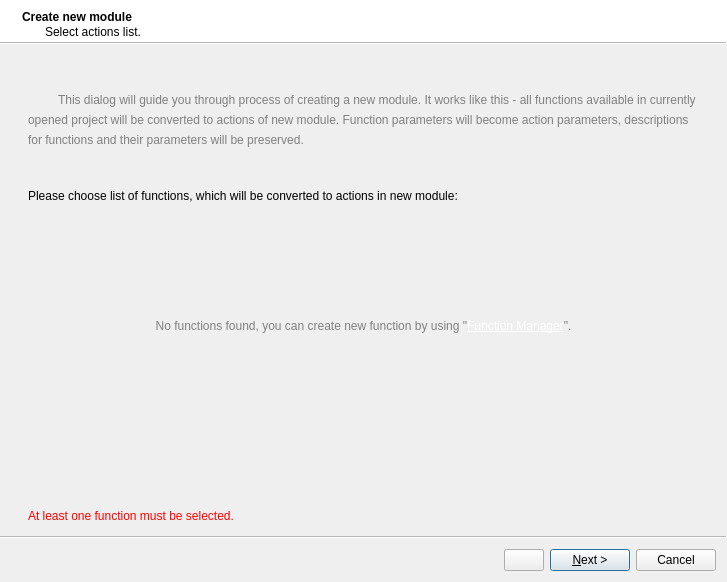
<?xml version="1.0" encoding="UTF-8"?>
<ui version="4.0">
 <class>ModuleCreateWizard</class>
 <widget class="QWizard" name="ModuleCreateWizard">
  <property name="geometry">
   <rect>
    <x>0</x>
    <y>0</y>
    <width>727</width>
    <height>582</height>
   </rect>
  </property>
  <property name="windowTitle">
   <string>Create new module</string>
  </property>
  <property name="wizardStyle">
   <enum>QWizard::ModernStyle</enum>
  </property>
  <property name="options">
   <set>QWizard::HaveCustomButton1|QWizard::HelpButtonOnRight|QWizard::NoBackButtonOnStartPage</set>
  </property>
  <property name="titleFormat">
   <enum>Qt::RichText</enum>
  </property>
  <property name="subTitleFormat">
   <enum>Qt::RichText</enum>
  </property>
  <widget class="QWizardPage" name="PageActionList">
   <property name="sizePolicy">
    <sizepolicy hsizetype="Preferred" vsizetype="Preferred">
     <horstretch>0</horstretch>
     <verstretch>0</verstretch>
    </sizepolicy>
   </property>
   <property name="title">
    <string>Create new module</string>
   </property>
   <property name="subTitle">
    <string>Select actions list.</string>
   </property>
   <attribute name="pageId">
    <string notr="true">0</string>
   </attribute>
   <layout class="QVBoxLayout" name="verticalLayout_2">
    <property name="leftMargin">
     <number>15</number>
    </property>
    <property name="rightMargin">
     <number>15</number>
    </property>
    <item>
     <spacer name="verticalSpacer">
      <property name="orientation">
       <enum>Qt::Vertical</enum>
      </property>
      <property name="sizeType">
       <enum>QSizePolicy::Preferred</enum>
      </property>
      <property name="sizeHint" stdset="0">
       <size>
        <width>20</width>
        <height>30</height>
       </size>
      </property>
     </spacer>
    </item>
    <item>
     <widget class="QLabel" name="LabelModuleCreateIntro">
      <property name="styleSheet">
       <string notr="true">*{color:gray;}</string>
      </property>
      <property name="text">
       <string>&lt;p style=&quot;line-height:20px;text-indent: 30px;&quot;&gt;This dialog will guide you through process of creating a new module. It works like this - all functions available in currently opened project will be converted to actions of new module. Function parameters will become action parameters, descriptions for functions and their parameters will be preserved.&lt;/p&gt;</string>
      </property>
      <property name="wordWrap">
       <bool>true</bool>
      </property>
     </widget>
    </item>
    <item>
     <spacer name="verticalSpacer_2">
      <property name="orientation">
       <enum>Qt::Vertical</enum>
      </property>
      <property name="sizeType">
       <enum>QSizePolicy::Preferred</enum>
      </property>
      <property name="sizeHint" stdset="0">
       <size>
        <width>20</width>
        <height>30</height>
       </size>
      </property>
     </spacer>
    </item>
    <item>
     <widget class="QLabel" name="LabelFunctionList">
      <property name="text">
       <string>&lt;p style=&quot;line-height:20px&quot;&gt;Please choose list of functions, which will be converted to actions in new module:&lt;/p&gt;</string>
      </property>
      <property name="wordWrap">
       <bool>true</bool>
      </property>
     </widget>
    </item>
    <item>
     <widget class="QScrollArea" name="FunctionListScroll">
      <property name="sizePolicy">
       <sizepolicy hsizetype="Expanding" vsizetype="Maximum">
        <horstretch>0</horstretch>
        <verstretch>0</verstretch>
       </sizepolicy>
      </property>
      <property name="frameShape">
       <enum>QFrame::NoFrame</enum>
      </property>
      <property name="frameShadow">
       <enum>QFrame::Plain</enum>
      </property>
      <property name="widgetResizable">
       <bool>true</bool>
      </property>
      <widget class="QWidget" name="FunctionScrollContent">
       <property name="geometry">
        <rect>
         <x>0</x>
         <y>0</y>
         <width>679</width>
         <height>69</height>
        </rect>
       </property>
       <layout class="QVBoxLayout" name="verticalLayout">
        <property name="leftMargin">
         <number>30</number>
        </property>
       </layout>
      </widget>
     </widget>
    </item>
    <item>
     <spacer name="verticalSpacer_4">
      <property name="orientation">
       <enum>Qt::Vertical</enum>
      </property>
      <property name="sizeType">
       <enum>QSizePolicy::Preferred</enum>
      </property>
      <property name="sizeHint" stdset="0">
       <size>
        <width>20</width>
        <height>30</height>
       </size>
      </property>
     </spacer>
    </item>
    <item>
     <widget class="QLabel" name="NoFunctionsLabel">
      <property name="styleSheet">
       <string notr="true">*{color:gray}</string>
      </property>
      <property name="text">
       <string>&lt;p style=&quot;line-height:20px&quot;&gt;No functions found, you can create new function by using &quot;&lt;a href=&quot;https://wiki.bablosoft.com/lib/exe/fetch.php?cache=&amp;media=browserautomationstudio_2019-10-02_17-38-49.png&quot; style=&quot;color:white&quot;&gt;Function Manager&lt;/a&gt;&quot;.&lt;/p&gt;</string>
      </property>
      <property name="alignment">
       <set>Qt::AlignCenter</set>
      </property>
      <property name="wordWrap">
       <bool>true</bool>
      </property>
      <property name="margin">
       <number>5</number>
      </property>
      <property name="openExternalLinks">
       <bool>true</bool>
      </property>
     </widget>
    </item>
    <item>
     <spacer name="verticalSpacer_3">
      <property name="orientation">
       <enum>Qt::Vertical</enum>
      </property>
      <property name="sizeHint" stdset="0">
       <size>
        <width>20</width>
        <height>40</height>
       </size>
      </property>
     </spacer>
    </item>
    <item>
     <widget class="QLabel" name="ValidationFunctions">
      <property name="styleSheet">
       <string notr="true">*{color:red}</string>
      </property>
      <property name="text">
       <string>At least one function must be selected.</string>
      </property>
     </widget>
    </item>
   </layout>
  </widget>
  <widget class="QWizardPage" name="PageProperties">
   <property name="title">
    <string>Create new module</string>
   </property>
   <property name="subTitle">
    <string>Input module description.</string>
   </property>
   <attribute name="pageId">
    <string notr="true">1</string>
   </attribute>
   <layout class="QVBoxLayout" name="verticalLayout_3">
    <item>
     <spacer name="verticalSpacer_5">
      <property name="orientation">
       <enum>Qt::Vertical</enum>
      </property>
      <property name="sizeType">
       <enum>QSizePolicy::Preferred</enum>
      </property>
      <property name="sizeHint" stdset="0">
       <size>
        <width>20</width>
        <height>30</height>
       </size>
      </property>
     </spacer>
    </item>
    <item>
     <widget class="QLabel" name="label_6">
      <property name="styleSheet">
       <string notr="true">*{color:gray}</string>
      </property>
      <property name="text">
       <string>&lt;p style=&quot;line-height:20px;&quot;&gt;Please input module name and description. It is used to describe module purpose to its users:&lt;/p&gt;</string>
      </property>
      <property name="wordWrap">
       <bool>true</bool>
      </property>
     </widget>
    </item>
    <item>
     <spacer name="verticalSpacer_6">
      <property name="orientation">
       <enum>Qt::Vertical</enum>
      </property>
      <property name="sizeType">
       <enum>QSizePolicy::Preferred</enum>
      </property>
      <property name="sizeHint" stdset="0">
       <size>
        <width>20</width>
        <height>30</height>
       </size>
      </property>
     </spacer>
    </item>
    <item>
     <layout class="QFormLayout" name="formLayout_3">
      <property name="horizontalSpacing">
       <number>20</number>
      </property>
      <property name="verticalSpacing">
       <number>0</number>
      </property>
      <property name="topMargin">
       <number>0</number>
      </property>
      <property name="bottomMargin">
       <number>0</number>
      </property>
      <item row="0" column="0">
       <widget class="QLabel" name="label">
        <property name="minimumSize">
         <size>
          <width>150</width>
          <height>0</height>
         </size>
        </property>
        <property name="text">
         <string>Name (*):</string>
        </property>
        <property name="alignment">
         <set>Qt::AlignRight|Qt::AlignTrailing|Qt::AlignVCenter</set>
        </property>
       </widget>
      </item>
      <item row="0" column="1">
       <widget class="QLineEdit" name="Name"/>
      </item>
      <item row="1" column="1">
       <widget class="QLabel" name="ValidationName">
        <property name="styleSheet">
         <string notr="true">*{color:red}</string>
        </property>
        <property name="text">
         <string>This field is required.</string>
        </property>
        <property name="textFormat">
         <enum>Qt::RichText</enum>
        </property>
       </widget>
      </item>
      <item row="2" column="1">
       <widget class="QLabel" name="ValidationNameWrongCharacters">
        <property name="styleSheet">
         <string notr="true">*{color:red}</string>
        </property>
        <property name="text">
         <string>Only following characters are allowed: a-z, A-Z, 0-9, _</string>
        </property>
       </widget>
      </item>
      <item row="3" column="1">
       <spacer name="verticalSpacer_18">
        <property name="orientation">
         <enum>Qt::Vertical</enum>
        </property>
        <property name="sizeType">
         <enum>QSizePolicy::Fixed</enum>
        </property>
        <property name="sizeHint" stdset="0">
         <size>
          <width>20</width>
          <height>6</height>
         </size>
        </property>
       </spacer>
      </item>
      <item row="4" column="1">
       <widget class="QLineEdit" name="ShortDescriptionEn"/>
      </item>
      <item row="4" column="0">
       <widget class="QLabel" name="label_2">
        <property name="minimumSize">
         <size>
          <width>150</width>
          <height>0</height>
         </size>
        </property>
        <property name="text">
         <string>Short description en (*):</string>
        </property>
        <property name="alignment">
         <set>Qt::AlignRight|Qt::AlignTrailing|Qt::AlignVCenter</set>
        </property>
       </widget>
      </item>
      <item row="5" column="1">
       <widget class="QLabel" name="ValidationDescription">
        <property name="styleSheet">
         <string notr="true">*{color:red}</string>
        </property>
        <property name="text">
         <string>This field is required.</string>
        </property>
       </widget>
      </item>
      <item row="6" column="1">
       <spacer name="verticalSpacer_15">
        <property name="orientation">
         <enum>Qt::Vertical</enum>
        </property>
        <property name="sizeType">
         <enum>QSizePolicy::Fixed</enum>
        </property>
        <property name="sizeHint" stdset="0">
         <size>
          <width>20</width>
          <height>6</height>
         </size>
        </property>
       </spacer>
      </item>
      <item row="7" column="1">
       <widget class="QLineEdit" name="ShortDescriptionRu"/>
      </item>
      <item row="7" column="0">
       <widget class="QLabel" name="label_3">
        <property name="minimumSize">
         <size>
          <width>150</width>
          <height>0</height>
         </size>
        </property>
        <property name="text">
         <string>Short description ru:</string>
        </property>
        <property name="alignment">
         <set>Qt::AlignRight|Qt::AlignTrailing|Qt::AlignVCenter</set>
        </property>
       </widget>
      </item>
      <item row="9" column="1">
       <layout class="QHBoxLayout" name="horizontalLayout_2">
        <property name="topMargin">
         <number>0</number>
        </property>
        <item>
         <widget class="QSpinBox" name="VersionMajor">
          <property name="minimumSize">
           <size>
            <width>80</width>
            <height>0</height>
           </size>
          </property>
          <property name="maximum">
           <number>99999999</number>
          </property>
          <property name="value">
           <number>1</number>
          </property>
         </widget>
        </item>
        <item>
         <widget class="QLabel" name="label_5">
          <property name="sizePolicy">
           <sizepolicy hsizetype="Maximum" vsizetype="Preferred">
            <horstretch>0</horstretch>
            <verstretch>0</verstretch>
           </sizepolicy>
          </property>
          <property name="minimumSize">
           <size>
            <width>10</width>
            <height>0</height>
           </size>
          </property>
          <property name="text">
           <string>.</string>
          </property>
          <property name="alignment">
           <set>Qt::AlignCenter</set>
          </property>
         </widget>
        </item>
        <item>
         <widget class="QSpinBox" name="VersionMinor">
          <property name="minimumSize">
           <size>
            <width>80</width>
            <height>0</height>
           </size>
          </property>
          <property name="maximum">
           <number>99999999</number>
          </property>
         </widget>
        </item>
        <item>
         <spacer name="horizontalSpacer_2">
          <property name="orientation">
           <enum>Qt::Horizontal</enum>
          </property>
          <property name="sizeHint" stdset="0">
           <size>
            <width>40</width>
            <height>20</height>
           </size>
          </property>
         </spacer>
        </item>
       </layout>
      </item>
      <item row="8" column="1">
       <spacer name="verticalSpacer_13">
        <property name="orientation">
         <enum>Qt::Vertical</enum>
        </property>
        <property name="sizeType">
         <enum>QSizePolicy::Fixed</enum>
        </property>
        <property name="sizeHint" stdset="0">
         <size>
          <width>20</width>
          <height>6</height>
         </size>
        </property>
       </spacer>
      </item>
      <item row="9" column="0">
       <widget class="QLabel" name="label_4">
        <property name="minimumSize">
         <size>
          <width>150</width>
          <height>0</height>
         </size>
        </property>
        <property name="text">
         <string>Version:</string>
        </property>
        <property name="alignment">
         <set>Qt::AlignRight|Qt::AlignTrailing|Qt::AlignVCenter</set>
        </property>
       </widget>
      </item>
      <item row="11" column="1">
       <widget class="QPushButton" name="ShowMore">
        <property name="maximumSize">
         <size>
          <width>140</width>
          <height>16777215</height>
         </size>
        </property>
        <property name="text">
         <string>Show more</string>
        </property>
        <property name="icon">
         <iconset resource="engine.qrc">
          <normaloff>:/engine/images/down.png</normaloff>:/engine/images/down.png</iconset>
        </property>
        <property name="iconSize">
         <size>
          <width>18</width>
          <height>18</height>
         </size>
        </property>
       </widget>
      </item>
      <item row="10" column="1">
       <spacer name="verticalSpacer_16">
        <property name="orientation">
         <enum>Qt::Vertical</enum>
        </property>
        <property name="sizeType">
         <enum>QSizePolicy::Fixed</enum>
        </property>
        <property name="sizeHint" stdset="0">
         <size>
          <width>20</width>
          <height>12</height>
         </size>
        </property>
       </spacer>
      </item>
      <item row="12" column="1">
       <spacer name="verticalSpacer_17">
        <property name="orientation">
         <enum>Qt::Vertical</enum>
        </property>
        <property name="sizeType">
         <enum>QSizePolicy::Fixed</enum>
        </property>
        <property name="sizeHint" stdset="0">
         <size>
          <width>20</width>
          <height>10</height>
         </size>
        </property>
       </spacer>
      </item>
     </layout>
    </item>
    <item>
     <widget class="QWidget" name="AdvancedContainer" native="true">
      <layout class="QVBoxLayout" name="verticalLayout_4">
       <property name="spacing">
        <number>0</number>
       </property>
       <property name="leftMargin">
        <number>0</number>
       </property>
       <property name="topMargin">
        <number>0</number>
       </property>
       <property name="rightMargin">
        <number>0</number>
       </property>
       <property name="bottomMargin">
        <number>0</number>
       </property>
       <item>
        <layout class="QFormLayout" name="formLayout_2">
         <property name="horizontalSpacing">
          <number>20</number>
         </property>
         <property name="verticalSpacing">
          <number>6</number>
         </property>
         <property name="topMargin">
          <number>0</number>
         </property>
         <item row="0" column="0">
          <widget class="QLabel" name="label_7">
           <property name="minimumSize">
            <size>
             <width>150</width>
             <height>0</height>
            </size>
           </property>
           <property name="text">
            <string>Detailed description en:</string>
           </property>
           <property name="alignment">
            <set>Qt::AlignRight|Qt::AlignTrailing|Qt::AlignVCenter</set>
           </property>
          </widget>
         </item>
         <item row="1" column="0">
          <widget class="QLabel" name="label_8">
           <property name="minimumSize">
            <size>
             <width>150</width>
             <height>0</height>
            </size>
           </property>
           <property name="text">
            <string>Detailed description ru:</string>
           </property>
           <property name="alignment">
            <set>Qt::AlignRight|Qt::AlignTrailing|Qt::AlignVCenter</set>
           </property>
          </widget>
         </item>
         <item row="2" column="0">
          <widget class="QLabel" name="label_9">
           <property name="minimumSize">
            <size>
             <width>150</width>
             <height>0</height>
            </size>
           </property>
           <property name="text">
            <string>Developer name:</string>
           </property>
           <property name="alignment">
            <set>Qt::AlignRight|Qt::AlignTrailing|Qt::AlignVCenter</set>
           </property>
          </widget>
         </item>
         <item row="3" column="0">
          <widget class="QLabel" name="label_10">
           <property name="minimumSize">
            <size>
             <width>150</width>
             <height>0</height>
            </size>
           </property>
           <property name="text">
            <string>Developer mail:</string>
           </property>
           <property name="alignment">
            <set>Qt::AlignRight|Qt::AlignTrailing|Qt::AlignVCenter</set>
           </property>
          </widget>
         </item>
         <item row="4" column="0">
          <widget class="QLabel" name="label_11">
           <property name="minimumSize">
            <size>
             <width>150</width>
             <height>0</height>
            </size>
           </property>
           <property name="text">
            <string>Developer site:</string>
           </property>
           <property name="alignment">
            <set>Qt::AlignRight|Qt::AlignTrailing|Qt::AlignVCenter</set>
           </property>
          </widget>
         </item>
         <item row="0" column="1">
          <widget class="QPlainTextEdit" name="DetailedDescriptionEn">
           <property name="sizePolicy">
            <sizepolicy hsizetype="Expanding" vsizetype="Preferred">
             <horstretch>0</horstretch>
             <verstretch>0</verstretch>
            </sizepolicy>
           </property>
           <property name="maximumSize">
            <size>
             <width>16777215</width>
             <height>60</height>
            </size>
           </property>
          </widget>
         </item>
         <item row="1" column="1">
          <widget class="QPlainTextEdit" name="DetailedDescriptionRu">
           <property name="maximumSize">
            <size>
             <width>16777215</width>
             <height>60</height>
            </size>
           </property>
          </widget>
         </item>
         <item row="2" column="1">
          <widget class="QLineEdit" name="DeveloperName"/>
         </item>
         <item row="3" column="1">
          <widget class="QLineEdit" name="DeveloperMail"/>
         </item>
         <item row="4" column="1">
          <widget class="QLineEdit" name="DeveloperSite"/>
         </item>
        </layout>
       </item>
      </layout>
     </widget>
    </item>
    <item>
     <spacer name="verticalSpacer_7">
      <property name="orientation">
       <enum>Qt::Vertical</enum>
      </property>
      <property name="sizeHint" stdset="0">
       <size>
        <width>20</width>
        <height>40</height>
       </size>
      </property>
     </spacer>
    </item>
    <item>
     <widget class="QLabel" name="label_12">
      <property name="text">
       <string>* - Required field.</string>
      </property>
     </widget>
    </item>
   </layout>
  </widget>
  <widget class="QWizardPage" name="PageImage">
   <property name="title">
    <string>Create new module</string>
   </property>
   <property name="subTitle">
    <string>Select module image.</string>
   </property>
   <attribute name="pageId">
    <string notr="true">2</string>
   </attribute>
   <layout class="QVBoxLayout" name="verticalLayout_6">
    <item>
     <spacer name="verticalSpacer_14">
      <property name="orientation">
       <enum>Qt::Vertical</enum>
      </property>
      <property name="sizeType">
       <enum>QSizePolicy::Preferred</enum>
      </property>
      <property name="sizeHint" stdset="0">
       <size>
        <width>20</width>
        <height>30</height>
       </size>
      </property>
     </spacer>
    </item>
    <item>
     <widget class="QLabel" name="label_16">
      <property name="styleSheet">
       <string notr="true">*{color:gray}</string>
      </property>
      <property name="text">
       <string>&lt;p style=&quot;line-height:20px;&quot;&gt;On this page you can set up icon for a new module. It will be automatically scaled to size of 32*32 pixels and converted to png format.&lt;/p&gt;</string>
      </property>
      <property name="wordWrap">
       <bool>true</bool>
      </property>
     </widget>
    </item>
    <item>
     <spacer name="verticalSpacer_19">
      <property name="orientation">
       <enum>Qt::Vertical</enum>
      </property>
      <property name="sizeType">
       <enum>QSizePolicy::Preferred</enum>
      </property>
      <property name="sizeHint" stdset="0">
       <size>
        <width>20</width>
        <height>30</height>
       </size>
      </property>
     </spacer>
    </item>
    <item>
     <layout class="QHBoxLayout" name="horizontalLayout">
      <property name="spacing">
       <number>12</number>
      </property>
      <property name="leftMargin">
       <number>30</number>
      </property>
      <item>
       <widget class="QPushButton" name="ApplicationIcon">
        <property name="minimumSize">
         <size>
          <width>32</width>
          <height>32</height>
         </size>
        </property>
        <property name="maximumSize">
         <size>
          <width>32</width>
          <height>32</height>
         </size>
        </property>
        <property name="text">
         <string/>
        </property>
        <property name="iconSize">
         <size>
          <width>32</width>
          <height>32</height>
         </size>
        </property>
        <property name="flat">
         <bool>true</bool>
        </property>
       </widget>
      </item>
      <item>
       <widget class="QLabel" name="label_15">
        <property name="lineWidth">
         <number>6</number>
        </property>
        <property name="text">
         <string>&lt;html&gt;&lt;head/&gt;&lt;body &gt;
&lt;div style=&quot;line-height:18px;&quot;&gt;
Click on icon to change it.
&lt;/div&gt;
&lt;div style=&quot;line-height:18px;&quot;&gt;
&lt;a href=&quot;restore://defaults&quot;&gt;&lt;span style=&quot; text-decoration: underline; color:#ffffff;&quot;&gt;Restore default icon.&lt;/span&gt;&lt;/a&gt;
&lt;/div&gt;
&lt;/body&gt;&lt;/html&gt;</string>
        </property>
        <property name="alignment">
         <set>Qt::AlignLeading|Qt::AlignLeft|Qt::AlignTop</set>
        </property>
        <property name="wordWrap">
         <bool>true</bool>
        </property>
        <property name="margin">
         <number>5</number>
        </property>
       </widget>
      </item>
     </layout>
    </item>
    <item>
     <spacer name="verticalSpacer_20">
      <property name="orientation">
       <enum>Qt::Vertical</enum>
      </property>
      <property name="sizeHint" stdset="0">
       <size>
        <width>20</width>
        <height>40</height>
       </size>
      </property>
     </spacer>
    </item>
   </layout>
  </widget>
  <widget class="QWizardPage" name="PageFunctionNames">
   <property name="title">
    <string>Create new module</string>
   </property>
   <property name="subTitle">
    <string>Additional parameters.</string>
   </property>
   <attribute name="pageId">
    <string notr="true">3</string>
   </attribute>
   <layout class="QVBoxLayout" name="verticalLayout_5">
    <item>
     <spacer name="verticalSpacer_8">
      <property name="orientation">
       <enum>Qt::Vertical</enum>
      </property>
      <property name="sizeType">
       <enum>QSizePolicy::Preferred</enum>
      </property>
      <property name="sizeHint" stdset="0">
       <size>
        <width>20</width>
        <height>30</height>
       </size>
      </property>
     </spacer>
    </item>
    <item>
     <widget class="QLabel" name="label_13">
      <property name="styleSheet">
       <string notr="true">*{color:gray}</string>
      </property>
      <property name="text">
       <string>&lt;p style=&quot;line-height:20px&quot;&gt;Randomize function name may help if several modules will contain functions with same name. Use this option to avoid conflicts. Turn this option off if you want to call function directly.&lt;/p&gt;</string>
      </property>
      <property name="wordWrap">
       <bool>true</bool>
      </property>
     </widget>
    </item>
    <item>
     <spacer name="verticalSpacer_12">
      <property name="orientation">
       <enum>Qt::Vertical</enum>
      </property>
      <property name="sizeType">
       <enum>QSizePolicy::Preferred</enum>
      </property>
      <property name="sizeHint" stdset="0">
       <size>
        <width>20</width>
        <height>5</height>
       </size>
      </property>
     </spacer>
    </item>
    <item>
     <widget class="QCheckBox" name="RandomizeFunctionName">
      <property name="text">
       <string>Randomize function name (recommended).</string>
      </property>
      <property name="checked">
       <bool>true</bool>
      </property>
     </widget>
    </item>
    <item>
     <spacer name="verticalSpacer_9">
      <property name="orientation">
       <enum>Qt::Vertical</enum>
      </property>
      <property name="sizeType">
       <enum>QSizePolicy::Preferred</enum>
      </property>
      <property name="sizeHint" stdset="0">
       <size>
        <width>20</width>
        <height>30</height>
       </size>
      </property>
     </spacer>
    </item>
    <item>
     <widget class="QLabel" name="label_14">
      <property name="styleSheet">
       <string notr="true">*{color:gray}</string>
      </property>
      <property name="text">
       <string>&lt;p style=&quot;line-height:20px&quot;&gt;Module will be installed immediately. This option is good for testing.&lt;/p&gt;</string>
      </property>
     </widget>
    </item>
    <item>
     <spacer name="verticalSpacer_11">
      <property name="orientation">
       <enum>Qt::Vertical</enum>
      </property>
      <property name="sizeType">
       <enum>QSizePolicy::Preferred</enum>
      </property>
      <property name="sizeHint" stdset="0">
       <size>
        <width>20</width>
        <height>5</height>
       </size>
      </property>
     </spacer>
    </item>
    <item>
     <widget class="QCheckBox" name="InstallModule">
      <property name="text">
       <string>Install module immediately after creation.</string>
      </property>
      <property name="checked">
       <bool>true</bool>
      </property>
     </widget>
    </item>
    <item>
     <spacer name="verticalSpacer_10">
      <property name="orientation">
       <enum>Qt::Vertical</enum>
      </property>
      <property name="sizeHint" stdset="0">
       <size>
        <width>20</width>
        <height>40</height>
       </size>
      </property>
     </spacer>
    </item>
   </layout>
  </widget>
 </widget>
 <resources>
  <include location="engine.qrc"/>
 </resources>
 <connections/>
</ui>
